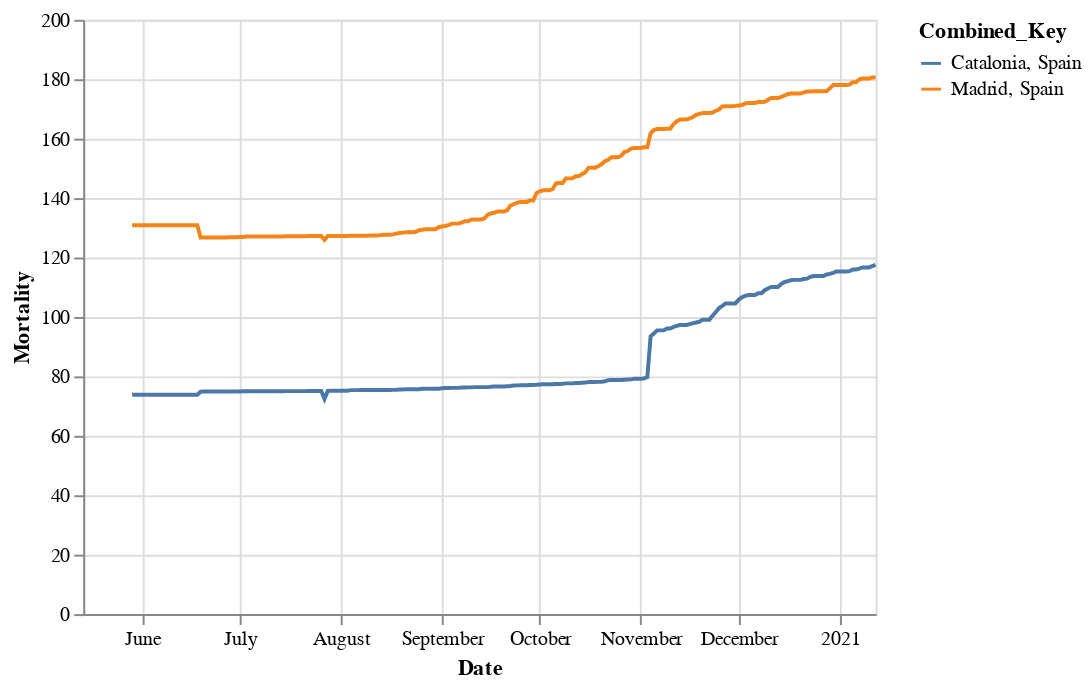

Here is the notebook cell this chart was saved with:
### Code cell
alt.Chart(df[(df.Combined_Key=='Catalonia, Spain') | 
             (df.Combined_Key=='Madrid, Spain')]).mark_line().encode(x='Date:T',y='Mortality',color='Combined_Key')

### Figure 1 — Vega-Lite specification as saved in the notebook (floating-point values rounded to 4 significant figures; data arrays with more than 128 entries replaced by an {"elided": "..."} marker saying what was removed)
{"config": {"view": {"continuousWidth": 400, "continuousHeight": 300}}, "data": {"name": "data-c9359abf565d0fec92ba26da7d7672e1"}, "mark": "line", "encoding": {"color": {"type": "nominal", "field": "Combined_Key"}, "x": {"type": "temporal", "field": "Date"}, "y": {"type": "quantitative", "field": "Mortality"}}, "$schema": "https://vega.github.io/schema/vega-lite/v4.8.1.json", "datasets": {"data-c9359abf565d0fec92ba26da7d7672e1": {"elided": "488 records"}}}
